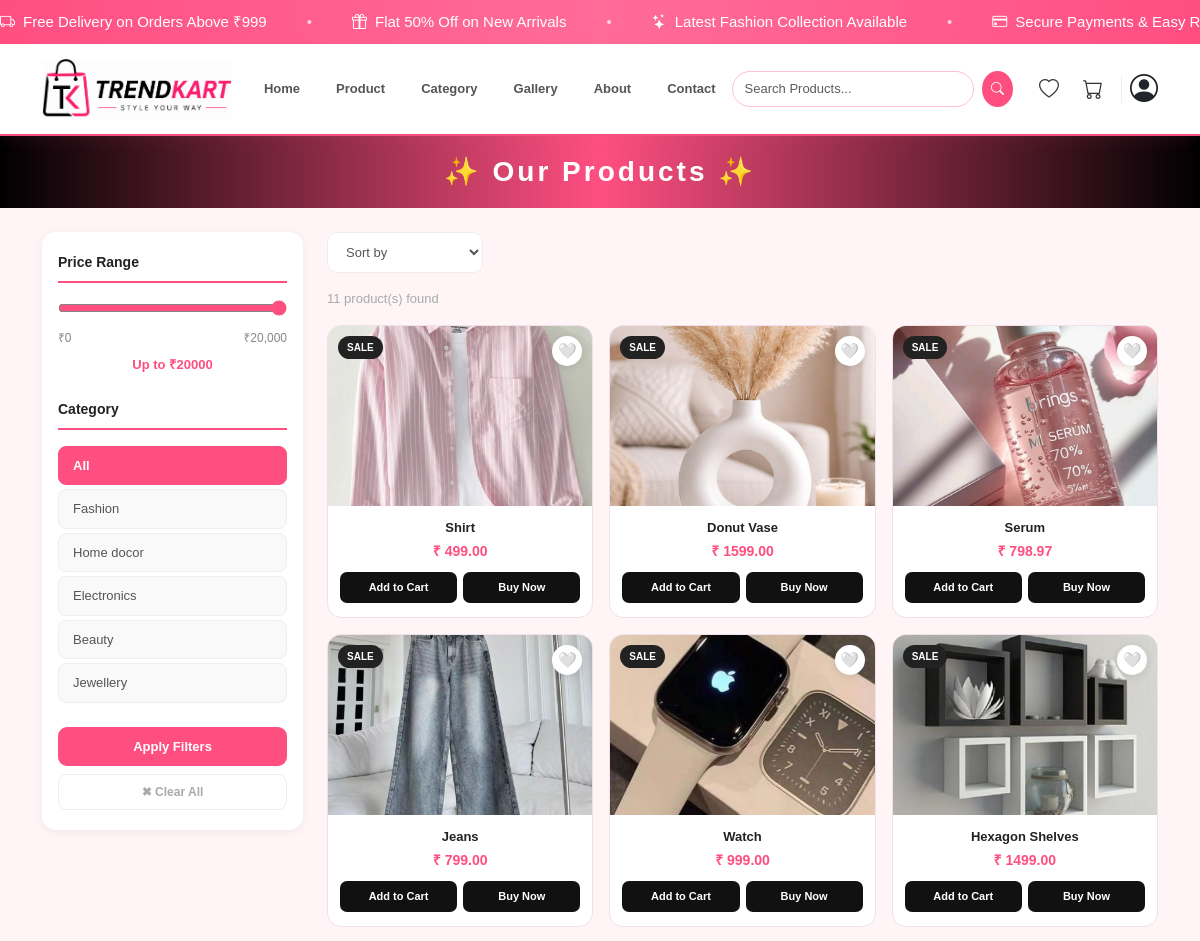
Page /product/ (upper part) on the earlier database version.
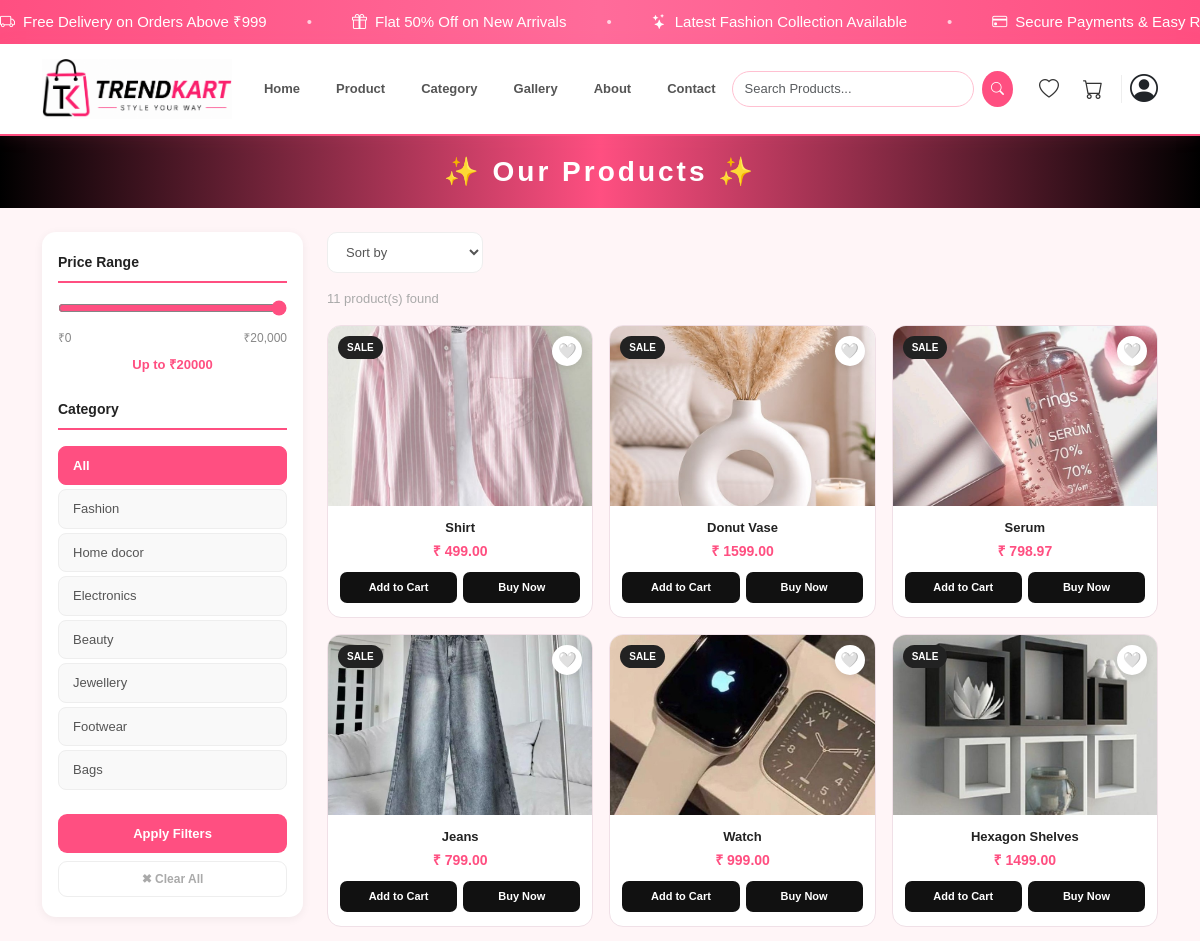
Same page on the later database version.
### Trendkart/models.py (models this page shows, shortened)
class Category(models.Model):
    category_name = models.CharField(max_length=255)
    category_image = models.ImageField(
        upload_to='categories/',
        null=True,
        blank=True
    )

class Product(models.Model):
    category = models.ForeignKey(
        Category,
        on_delete=models.CASCADE,
        related_name='products'
    )
    product_name = models.CharField(max_length=255)
    product_price = models.DecimalField(max_digits=10, decimal_places=2)
    product_description = models.TextField()
    product_image = models.ImageField(upload_to='products/')

### Trendkart/views.py (the view)
# urls.py: path('product/', views.product, name='product'),
def product(request):
    categories = Category.objects.all()
    products = Product.objects.all()
    selected_category = request.GET.get('category', '')
    max_price = request.GET.get('max_price', '20000')
    search_query = request.GET.get('search', '')
    sort = request.GET.get('sort', '')
    if selected_category:
        products = products.filter(category__id=selected_category)
    if max_price:
        products = products.filter(product_price__lte=max_price)
    if search_query:
        products = products.filter(
            Q(product_name__icontains=search_query) |
            Q(category__category_name__icontains=search_query)
        )
    if sort == 'low':
        products = products.order_by('product_price')
    elif sort == 'high':
        products = products.order_by('-product_price')
    wishlist_ids = []
    if request.user.is_authenticated:
        wishlist_ids = list(
            Wishlist.objects.filter(user=request.user).values_list('product_id', flat=True)
        )
    return render(request, 'product.html', {
        'products': products,
        'categories': categories,
        'selected_category': selected_category,
        'max_price': max_price,
        'search_query': search_query,
        'sort': sort,
        'wishlist_ids': wishlist_ids,
        'search': search_query,
    })

### templates/product.html (shortened to what the changed rows need)
{% extends 'base.html' %}
{% load static %}
{% block content %}
<div class="container">
    <div class="row g-4">
        <div class="col-md-3">
            <div style="background:#fff; border-radius:14px; padding:20px 16px;
                        box-shadow:0 2px 10px rgba(0,0,0,0.06); position:sticky; top:20px;">
                <form method="GET" action="{% url 'product' %}" id="filterForm">
                    <div class="mb-4">
                        <p class="fw-bold mb-3 pb-2"
                            style="font-size:14px; color:#222; border-bottom:2px solid #FF4F81;">
                            Category
                        </p>
                        <div onclick="setCategory('')" class="cat-item {% if not selected_category %}active{% endif %}">
                            All
                        </div>
                        {% for cat in categories %}
                        <div onclick="setCategory('{{ cat.id }}')"
                            class="cat-item {% if selected_category == cat.id|stringformat:'s' %}active{% endif %}">
                            {{ cat.category_name }}
                        </div>
                        {% endfor %}
                    </div>
                </form>
            </div>
        </div>
        <div class="col-md-9">
            <div class="row g-3">
                {% for product in products %}
                <div class="col-md-4">
                    <div style="background:#fff; border-radius:14px; border:1px solid #f0e0e7;
                                overflow:hidden; position:relative;">
                        <span style="position:absolute; top:10px; left:10px; background:#222;
                                     color:#fff; font-size:10px; font-weight:700;
                                     padding:4px 9px; border-radius:12px; z-index:2;">
                            SALE
                        </span>
                        <a href="{% url 'toggle_wishlist' product.id %}"
                           style="position:absolute; top:10px; right:10px; background:#fff;
                                  border:none; border-radius:50%; width:30px; height:30px;
                                  display:flex; align-items:center; justify-content:center;
                                  box-shadow:0 2px 8px rgba(0,0,0,0.1); z-index:2;
                                  font-size:15px; text-decoration:none; cursor:pointer;
                                  text-align:center; line-height:30px;">
                            {% if user.is_authenticated %}
                                {% if product.id in wishlist_ids %}❤️{% else %}🤍{% endif %}
                            {% else %}
                                🤍
                            {% endif %}
                        </a>
                        <img src="{{ product.product_image.url }}" style="width:100%; height:180px; object-fit:cover;">
                        <div style="padding:12px 12px 14px; text-align:center;">
                            <p style="font-size:13px; font-weight:700; color:#222; margin-bottom:4px;">
                                {{ product.product_name }}
                            </p>
                            <p style="color:#FF4F81; font-weight:700; font-size:14px; margin-bottom:10px;">
                                ₹ {{ product.product_price }}
                            </p>
                            <div style="display:flex; gap:6px;">
                                <a href="{% url 'add_to_cart' product.id %}" style="flex:1; background:#111; color:#fff;
                                          border-radius:7px; padding:7px 0; font-size:11px;
                                          font-weight:600; text-align:center; text-decoration:none;
                                          display:block;">
                                    Add to Cart
                                </a>
                                <a href="{% url 'product_detail' product.id %}" style="flex:1; background:#111; color:#fff;
                                          border-radius:7px; padding:7px 0; font-size:11px;
                                          font-weight:600; text-align:center; text-decoration:none;
                                          display:block;">
                                    Buy Now
                                </a>
                            </div>
                        </div>
                    </div>
                </div>
                {% endfor %}
            </div>
        </div>
    </div>
</div>
{% endblock %}

Differences in the rows shown:
added Category: category_name "Footwear"
added Category: category_name "Bags"
